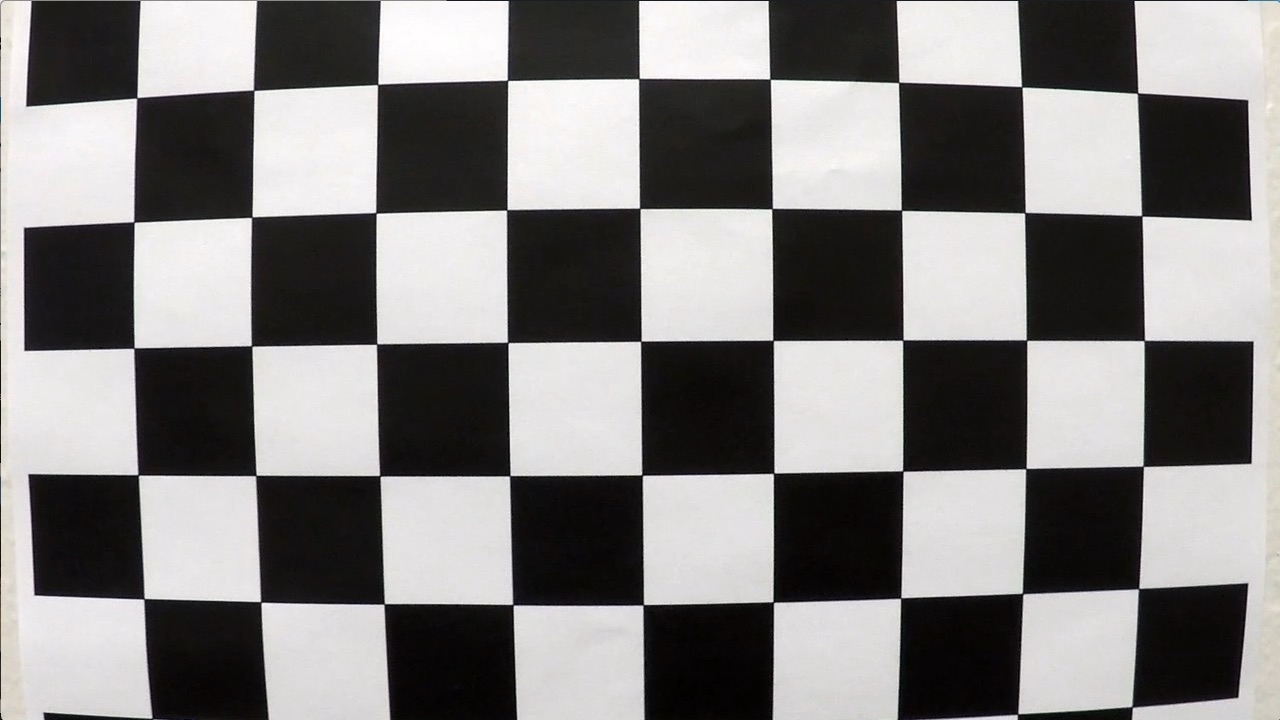
#> input picture camera_cal/calibration1.jpg, 1280 x 720 px; its folder holds 4 pictures in this run
$ python lanelines.py   (older library calls are emulated)
#> lines starting #> are read from the running program, lines starting #| are printed output that depends on the picture
### pipeline.py
import cv2
import numpy as np
import matplotlib.pyplot as plt
import matplotlib.image as mpimg
import pickle

# [60 lines left out: functions region_of_interest, getSobel, abs_sobel_thresh, mag_thresh, dir_threshold, not called in this run]

def apply_undist(img, mtx, dist):
    final = cv2.undistort(img, mtx, dist, None, mtx)
    return final

# [12 lines left out: functions color_transform, b_thres, not called in this run]

### lanelines.py
import glob
import numpy as np
import cv2
import matplotlib.pyplot as plt
import matplotlib.image as mpimg
import pickle
import os

from pipeline import apply_undist,getSobel
from pipeline import abs_sobel_thresh,mag_thresh,dir_threshold
from pipeline import color_transform,region_of_interest,b_thres
from finding_lines import find_lines

frame_count = 0

# Define a class to receive the characteristics of each line detection
class Line():
    def __init__(self):
        # was the line detected in the last iteration?
        self.detected = False
        # x values of the last n fits of the line
        self.recent_xfitted = []
        #average x values of the fitted line over the last n iterations
        self.bestx = None
        #polynomial coefficients averaged over the last n iterations
        #self.best_fit = None
        self.best_left_fit = None
        self.best_right_fit = None
        #polynomial coefficients for the most recent fit
        #self.current_fit = [np.array([False])]
        self.current_left_fit = [np.array([False])]
        self.current_right_fit = [np.array([False])]
        #radius of curvature of the line in some units
        self.radius_of_curvature_left = None
        self.radius_of_curvature_right = None
        #distance in meters of vehicle center from the line
        self.line_base_pos = None
        #difference in fit coefficients between last and new fits
        self.diffs = np.array([0,0,0], dtype='float')
        #x values for detected line pixels
        self.allx = None
        #y values for detected line pixels
        self.ally = None
        self.frame_count = 0

tracker = Line()


#1.  Calibrate the camera

#Read the calibration images filenames
images = glob.glob('camera_cal/calibration*.jpg')

#Arrays to store object points and image points
objpoints = []
imgpoints = []

objp = np.zeros((6*9,3), np.float32)
objp[:,:2] = np.mgrid[0:9,0:6].T.reshape(-1,2)

#Iterate through images to get the calibration matrix
for fname in images:
    #read each image
    img = mpimg.imread(fname)
#> img is the input picture: shape (720, 1280, 3); mean R, G, B 130.1, 128.4, 127.8

    #convert to grayscale
    gray = cv2.cvtColor(img,cv2.COLOR_BGR2GRAY)

    #fnd the chessboard corners
    ret, corners = cv2.findChessboardCorners(gray, (9,6), None)
#> ret = False; corners = None
#> pass 3 of the loop `for fname in images:`:
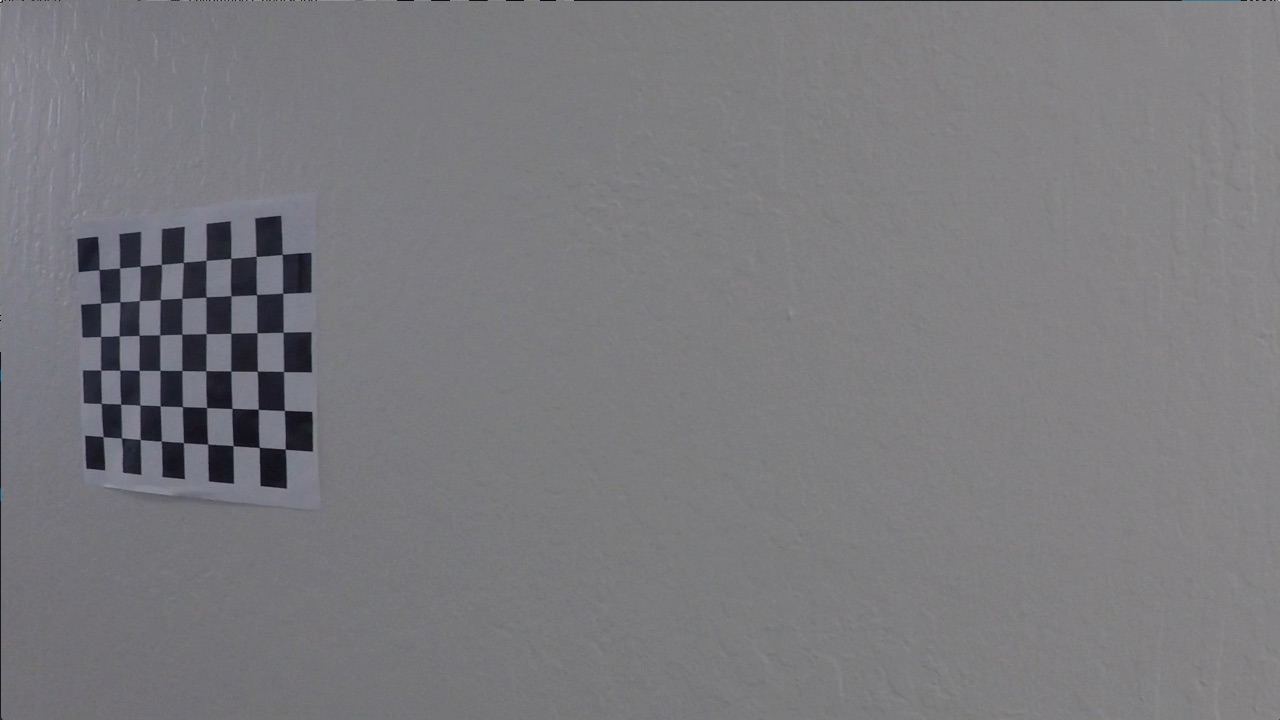
#> input picture camera_cal/calibration11.jpg, 1280 x 720 px
#> img is the input picture: shape (720, 1280, 3); mean R, G, B 122.2, 121.7, 125.2
#> corners = 54 rows, first 8: [99.23, 269.6], [119.6, 268], [140.1, 266.1], [161.3, 264.5], [183.3, 262.5], [206.1, 260.3], [230.7, 258.2], [256.2, 256.3]
#> the loop made 4 passes; the first 3 are shown

    if ret == True:
        imgpoints.append(corners)
        objpoints.append(objp)

ret, mtx, dist, rvecs, tvecs = cv2.calibrateCamera(objpoints, imgpoints, gray.shape[::-1], None, None)

outpath = 'output_images'

for fname in images:
    #read each image
    img = mpimg.imread(fname)

    #undistort the img
    undist = apply_undist(img, mtx, dist)
#> in apply_undist, `final = cv2.undistort(img, mtx, dist, None, mtx)`:
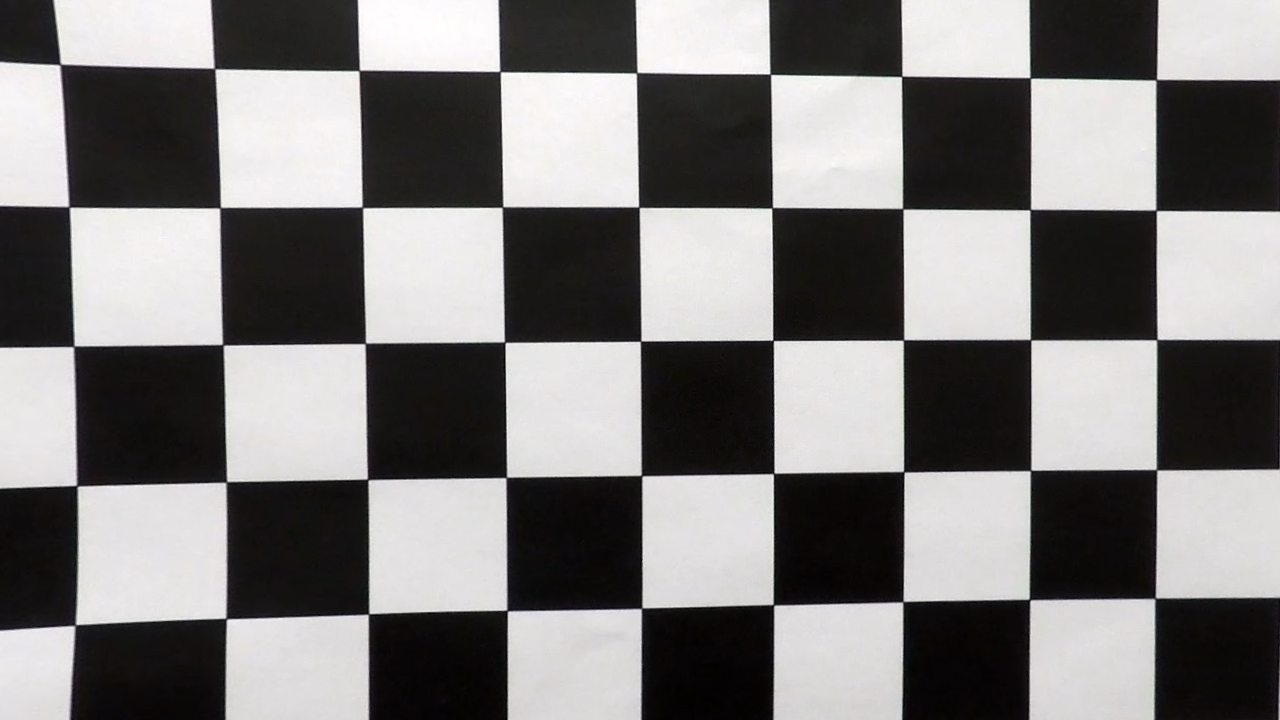
#> final: shape (720, 1280, 3); mean R, G, B 125.2, 123.6, 123.1
#> pass 3 of the loop `for fname in images:`:
#> in apply_undist (call 3), `final = cv2.undistort(img, mtx, dist, None, mtx)`:
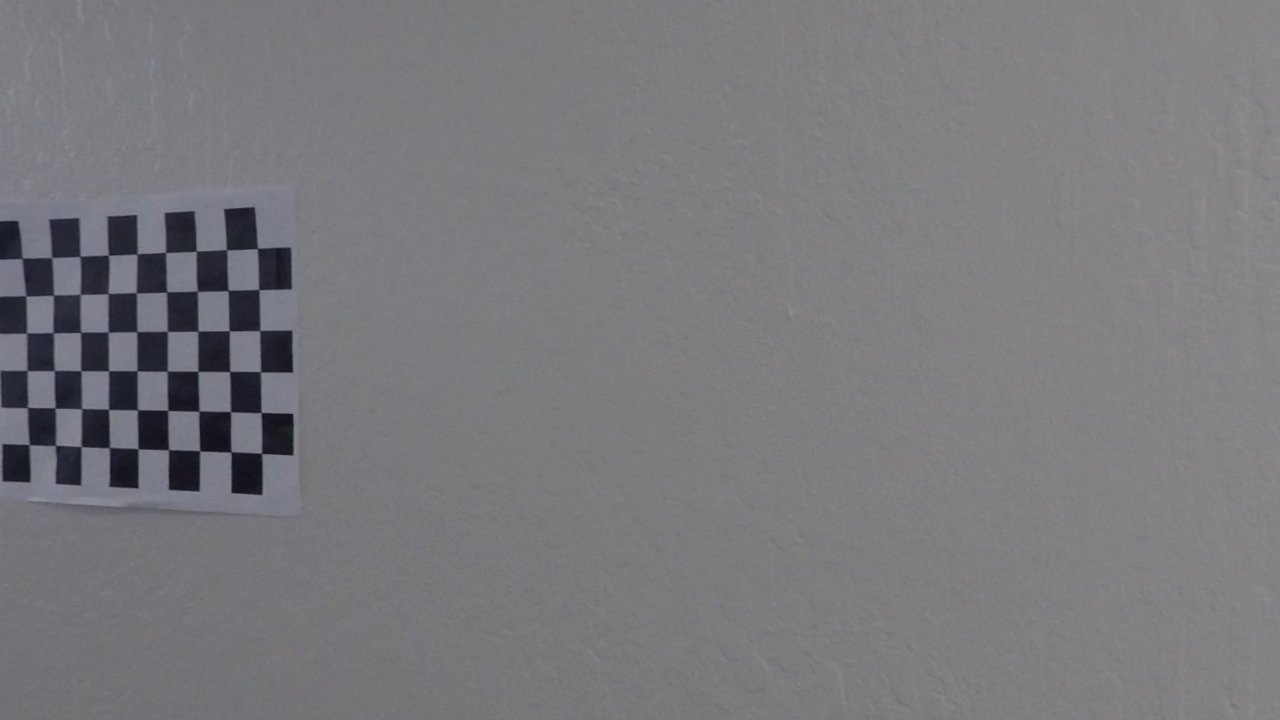
#> final: shape (720, 1280, 3); mean R, G, B 121.3, 120.8, 124.4
#> the loop made 4 passes; the first 3 are shown

    #write the undist image
    save_fname = os.path.join(outpath, 'undist_cal_'+os.path.basename(fname))
    cv2.imwrite(save_fname, undist)

test_images = glob.glob('test_images/test*.jpg')
#> test_images = []


#Get perspective transformation matrix
str_img =  mpimg.imread('test_images/straight_lines1.jpg')
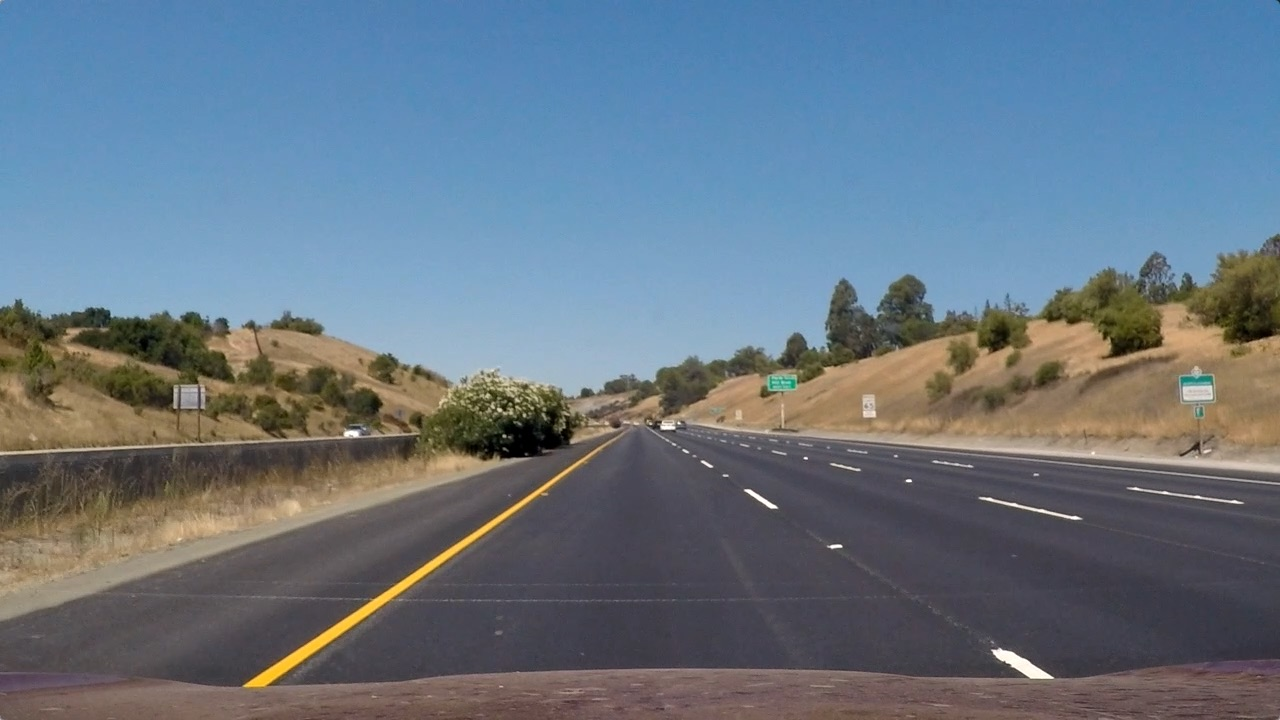
#> input picture test_images/straight_lines1.jpg, 1280 x 720 px
#> str_img is the input picture: shape (720, 1280, 3); mean R, G, B 103.2, 117.7, 131.2
undist_str_img = apply_undist(str_img, mtx, dist)
#> in apply_undist (call 5), `final = cv2.undistort(img, mtx, dist, None, mtx)`:
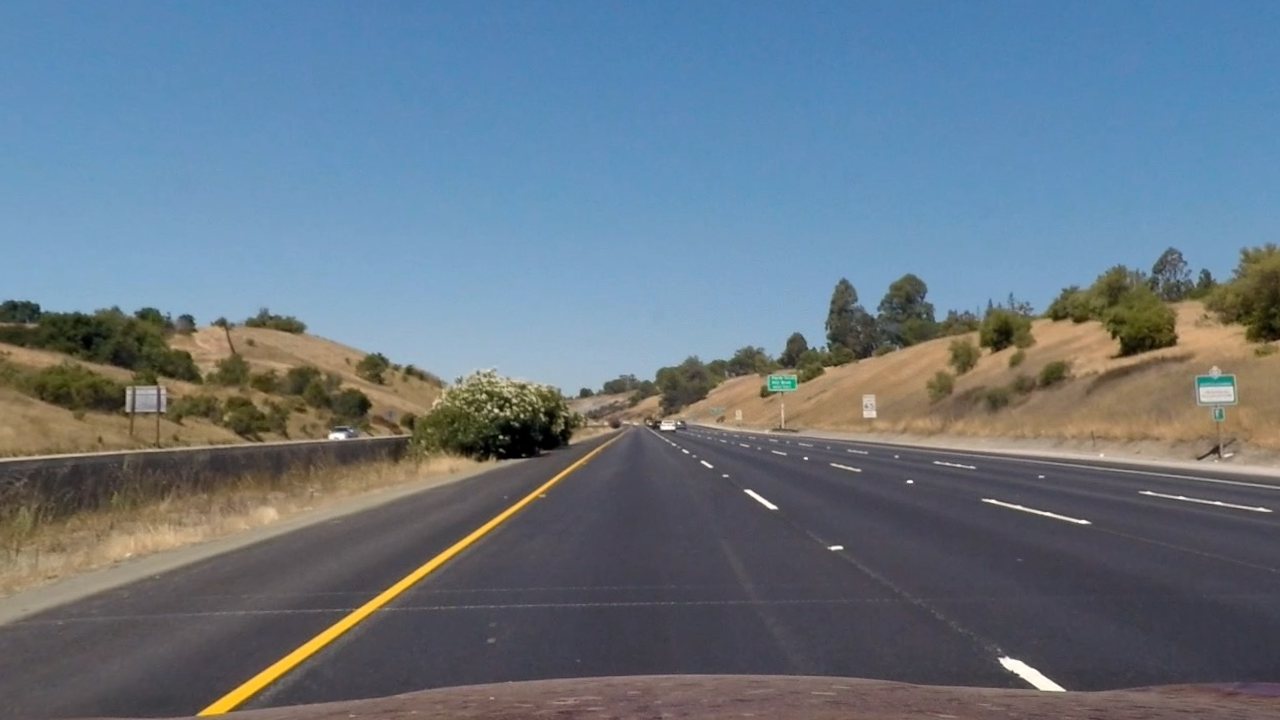
#> final: shape (720, 1280, 3); mean R, G, B 103.3, 118.1, 131.5
#src = np.float32([[200,720],[620,430],[650,430],[1120,720]])
src = np.float32([[200,720],[590,450],[680,450],[1120,720]])
dst = np.float32([[420,720],[420,0],[870,0],[870,720]])
#dst = np.float32([[300,720],[300,0],[1000,0],[1000,720]])
cv2.polylines(undist_str_img, np.int32([src]), True, (255,0,0), thickness=5)
cv2.polylines(undist_str_img, np.int32([dst]), True, (0,0,255), thickness=5)
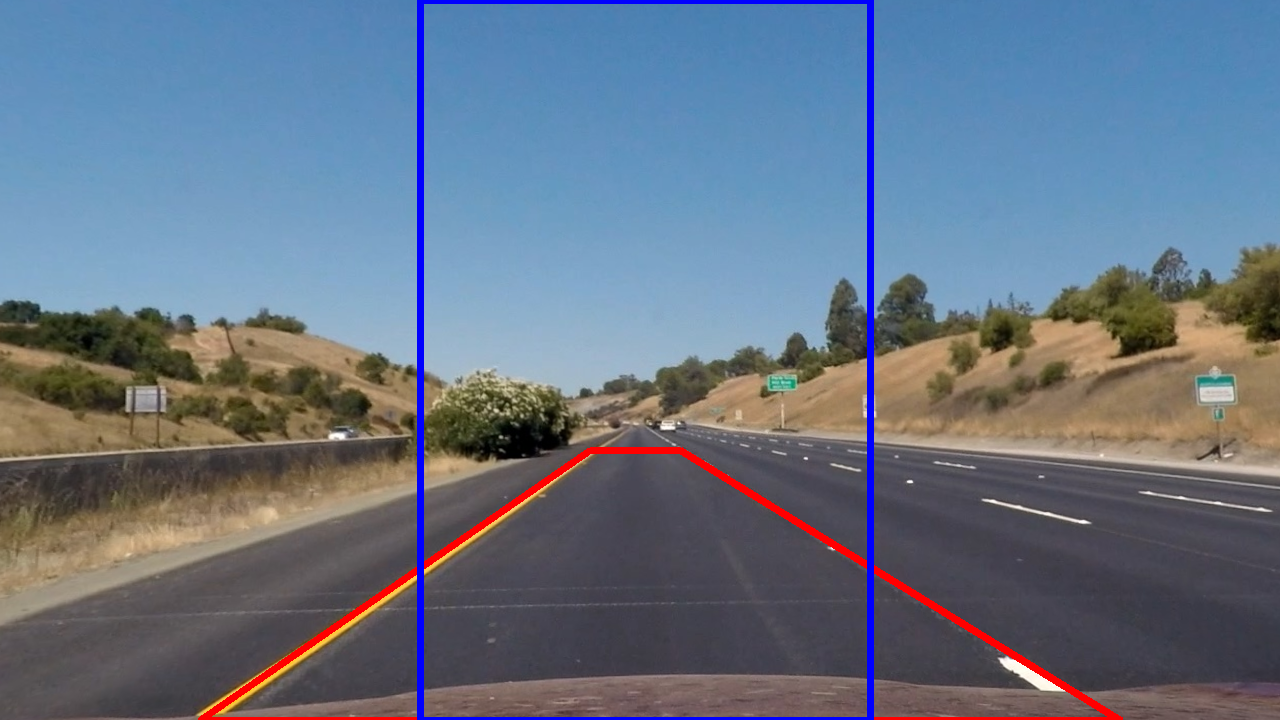
#> undist_str_img: shape (720, 1280, 3); mean R, G, B 103, 115.3, 132.4
#cv2.imwrite("undist_perslines_str_img.png",undist_str_img)
#cv2.imshow("undist_str_img",undist_str_img)
#cv2.waitKey(0)
M = cv2.getPerspectiveTransform(src,dst)
Minv = cv2.getPerspectiveTransform(dst,src)

for fname in test_images:
    #read each image
    img = mpimg.imread(fname)

    #undistort the img
    undist = apply_undist(img, mtx, dist)

    #write the undist image
    #save_fname = os.path.join(outpath, 'undist_'+os.path.basename(fname))
    #cv2.imwrite(save_fname, undist)

    #apply sobel
    sobelx, sobely = getSobel(undist, sobel_kernel=15)

    # Apply each of the thresholding functions
    gradx, grady = abs_sobel_thresh(sobelx, sobely, thresh=(20, 130))
    mag_binary = mag_thresh(sobelx, sobely, thresh=(20, 130))
    dir_binary = dir_threshold(sobelx, sobely, thresh=(0.7, 1.3))

    combined_grad = np.zeros_like(dir_binary)
    combined_grad[((gradx == 1) & (grady == 1)) & ((mag_binary == 1) & (dir_binary == 1))] = 1

    # [8 lines of commented-out code are left out]
    bchannel_thres = b_thres(undist, thresh=(220,255))
    schannel_thres = color_transform(undist, thresh=(150,255))
    combined_grad_color1 = np.zeros_like(schannel_thres)
    combined_grad_color1[(combined_grad == 1) | ((schannel_thres == 1) | (bchannel_thres == 1))] = 1
    #color_binary = np.dstack((np.zeros_like(schannel_thres),combined_grad, schannel_thres, bchannel_thres))
    color_binary = np.dstack((np.zeros_like(schannel_thres),combined_grad, schannel_thres))

    #write the gradient and color thresholding binary image
    save_fname = os.path.join(outpath, 'gradient_color_thres_img'+os.path.basename(fname))
    plt.figure()
    plt.subplot(121)
    plt.imshow(color_binary)
    plt.subplot(122)
    plt.imshow(undist)
    #plt.show()
    plt.savefig(save_fname)

    #Apply masking
    vertices = np.array([[(100,720),(600,450),(750,450),(1200,720)]],dtype=np.int32)
    combined_grad_color = region_of_interest(combined_grad_color1, vertices)

    #plt.imshow(combined_grad_color)
    #plt.show()

    #Apply perspective transform
    img_size = (combined_grad_color.shape[1],combined_grad_color.shape[0])
    pers_binary = cv2.warpPerspective(combined_grad_color, M, img_size)
    save_fname = os.path.join(outpath, 'pers_binary_'+os.path.basename(fname))
    plt.figure()
    plt.imshow(pers_binary,cmap='gray')
    #plt.show()
    plt.savefig(save_fname)

    #Apply fit
    #print(pers_binary.shape)
    [left_fitx, right_fitx, ploty,
            left_curverad, right_curverad,offset_m] = find_lines(pers_binary,fname,tracker,frame_count)

    frame_count = frame_count+1

    warp_zero = np.zeros_like(pers_binary).astype(np.uint8)
    color_warp = np.dstack((warp_zero, warp_zero, warp_zero))

    # Recast the x and y points into usable format for cv2.fillPoly()
    pts_left = np.array([np.transpose(np.vstack([left_fitx, ploty]))])
    pts_right = np.array([np.flipud(np.transpose(np.vstack([right_fitx, ploty])))])
    pts = np.hstack((pts_left, pts_right))

    # Draw the lane onto the warped blank image
    cv2.fillPoly(color_warp, np.int_([pts]), (0,255, 0))

    # Warp the blank back to original image space using inverse perspective matrix (Minv)
    newwarp = cv2.warpPerspective(color_warp, Minv, (undist.shape[1], undist.shape[0]))
    # Combine the result with the original image
    result = cv2.addWeighted(undist, 1, newwarp, 0.3, 0)
    cv2.putText(result,'radius of curavture: (L): %6.2f m (R): %6.2f m' %(left_curverad,right_curverad),(50,50), cv2.FONT_HERSHEY_SIMPLEX,1,(255,255,255),2)
    cv2.putText(result,'offset from center: %6.2f m ' %(offset_m),(50,100), cv2.FONT_HERSHEY_SIMPLEX,1,(255,255,255),2)

    plt.figure()
    plt.imshow(result)
    #plt.text(600,150,'left curvature   = %6.2f m\nright curvature = %6.2f m \n' %(left_curverad,right_curverad), color='white')
    #plt.show()
    save_fname = os.path.join('output_images', 'rewarp_lines_'+os.path.basename(fname))
    plt.savefig(save_fname)
    #plt.close(fig2)

# [61 lines left out: function process_image, not called in this run]
